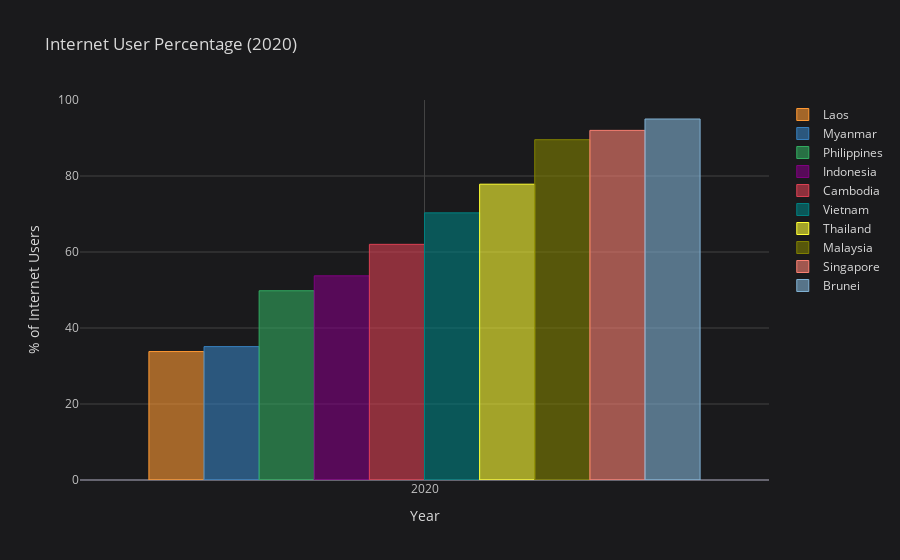

This figure's notebook cell:
### Markdown cell above
### Internet User Percentage Rank in Southeast Asia (2020)

### Code cell
# Filter and sort values
a = df_pivot_internet_users[df_pivot_internet_users.index.isin([2020])].sort_values(2020, axis=1)

a.iplot(kind="bar", xTitle="Year", yTitle="% of Internet Users", title="Internet User Percentage (2020)")

### Figure 1 — Plotly figure (JSON) as saved in the notebook; plotly's stock layout.template omitted (floating-point values rounded to 4 significant figures)
{"data": [{"marker": {"color": "rgba(255, 153, 51, 0.6)", "line": {"color": "rgba(255, 153, 51, 1.0)", "width": 1}}, "name": "Laos", "orientation": "v", "text": "", "type": "bar", "x": [2020], "y": [33.8]}, {"marker": {"color": "rgba(55, 128, 191, 0.6)", "line": {"color": "rgba(55, 128, 191, 1.0)", "width": 1}}, "name": "Myanmar", "orientation": "v", "text": "", "type": "bar", "x": [2020], "y": [35.1]}, {"marker": {"color": "rgba(50, 171, 96, 0.6)", "line": {"color": "rgba(50, 171, 96, 1.0)", "width": 1}}, "name": "Philippines", "orientation": "v", "text": "", "type": "bar", "x": [2020], "y": [49.8]}, {"marker": {"color": "rgba(128, 0, 128, 0.6)", "line": {"color": "rgba(128, 0, 128, 1.0)", "width": 1}}, "name": "Indonesia", "orientation": "v", "text": "", "type": "bar", "x": [2020], "y": [53.73]}, {"marker": {"color": "rgba(219, 64, 82, 0.6)", "line": {"color": "rgba(219, 64, 82, 1.0)", "width": 1}}, "name": "Cambodia", "orientation": "v", "text": "", "type": "bar", "x": [2020], "y": [62.01]}, {"marker": {"color": "rgba(0, 128, 128, 0.6)", "line": {"color": "rgba(0, 128, 128, 1.0)", "width": 1}}, "name": "Vietnam", "orientation": "v", "text": "", "type": "bar", "x": [2020], "y": [70.3]}, {"marker": {"color": "rgba(255, 255, 51, 0.6)", "line": {"color": "rgba(255, 255, 51, 1.0)", "width": 1}}, "name": "Thailand", "orientation": "v", "text": "", "type": "bar", "x": [2020], "y": [77.84]}, {"marker": {"color": "rgba(128, 128, 0, 0.6)", "line": {"color": "rgba(128, 128, 0, 1.0)", "width": 1}}, "name": "Malaysia", "orientation": "v", "text": "", "type": "bar", "x": [2020], "y": [89.56]}, {"marker": {"color": "rgba(251, 128, 114, 0.6)", "line": {"color": "rgba(251, 128, 114, 1.0)", "width": 1}}, "name": "Singapore", "orientation": "v", "text": "", "type": "bar", "x": [2020], "y": [92.0]}, {"marker": {"color": "rgba(128, 177, 211, 0.6)", "line": {"color": "rgba(128, 177, 211, 1.0)", "width": 1}}, "name": "Brunei", "orientation": "v", "text": "", "type": "bar", "x": [2020], "y": [95]}], "layout": {"legend": {"bgcolor": "#1A1A1C", "font": {"color": "#D9D9D9"}}, "paper_bgcolor": "#1A1A1C", "plot_bgcolor": "#1A1A1C", "title": {"font": {"color": "#D9D9D9"}, "text": "Internet User Percentage (2020)"}, "xaxis": {"gridcolor": "#434343", "showgrid": true, "tickfont": {"color": "#C2C2C2"}, "title": {"font": {"color": "#D9D9D9"}, "text": "Year"}, "zerolinecolor": "#666570"}, "yaxis": {"gridcolor": "#434343", "showgrid": true, "tickfont": {"color": "#C2C2C2"}, "title": {"font": {"color": "#D9D9D9"}, "text": "% of Internet Users"}, "zerolinecolor": "#666570"}}}
